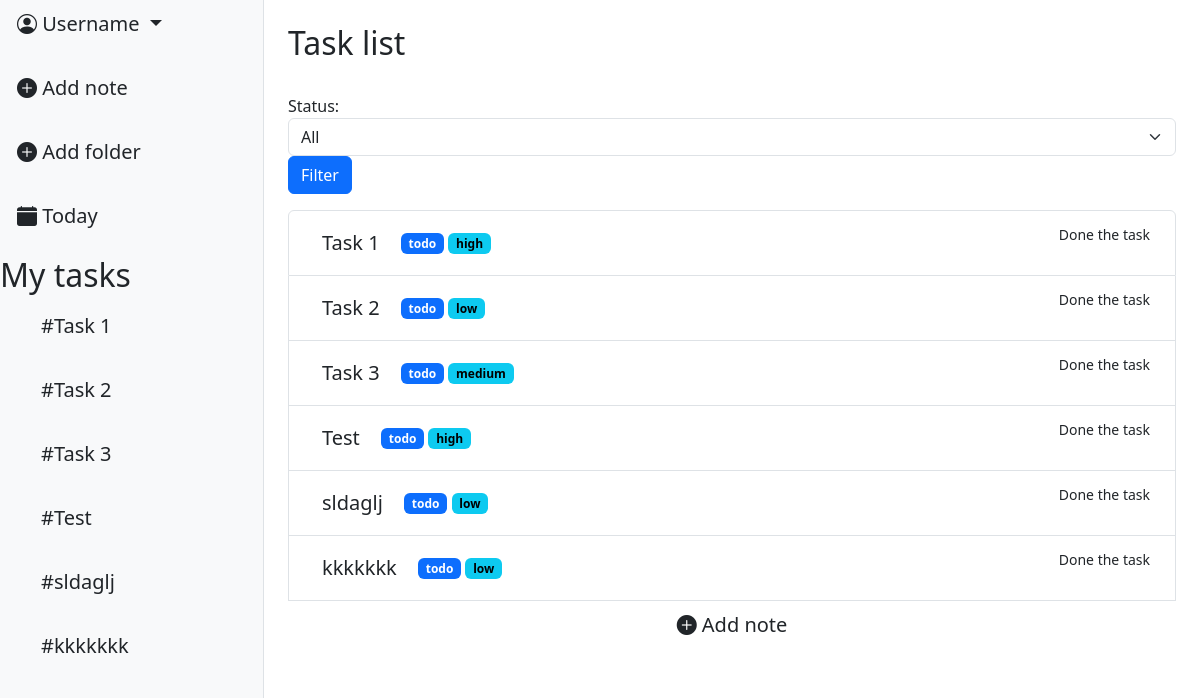
The app's page /, older data.
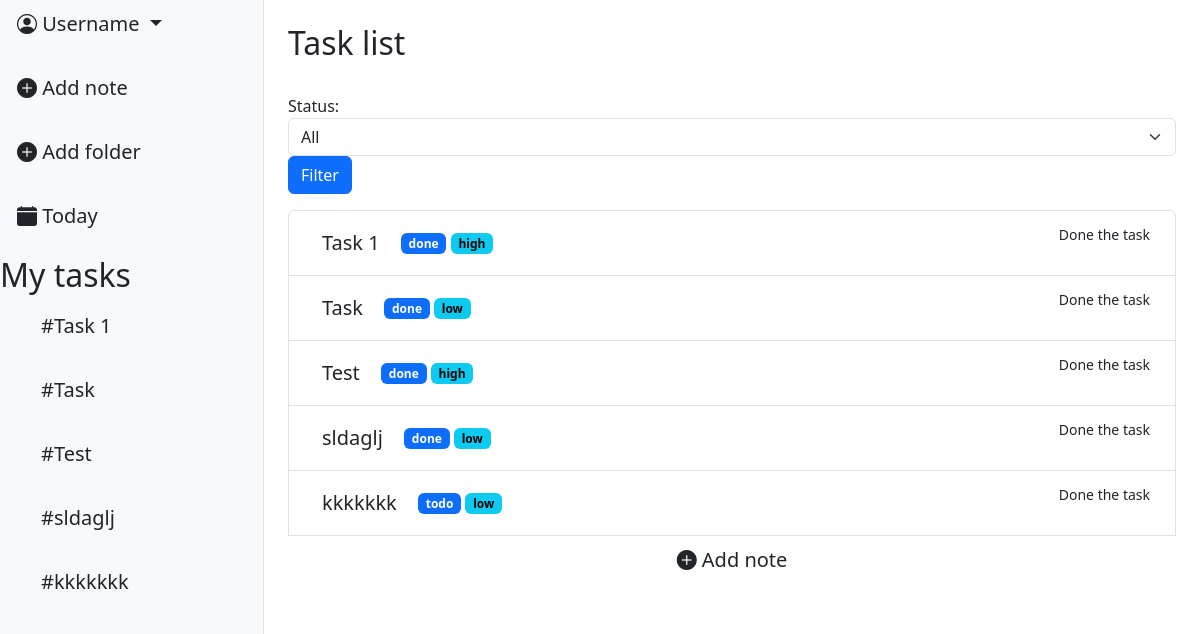
The same page, newer data.
### task_app/models.py (models this page shows, shortened)
class Task(models.Model):
    STATUS_CHOICES = [
        ("todo", "To Do"),
        ("in_progress", "In progress"),
        ("done", "Done"),
                ]
    PRIORITY_CHOICES = [
        ("low", "Low"),
        ("medium", "Medium"),
        ("high", "High"),
                ]
    title = models.CharField(max_length=256)
    description = models.TextField()
    status = models.CharField(max_length=20, choices=STATUS_CHOICES, default="todo")
    priority = models.CharField(max_length=20, choices=PRIORITY_CHOICES, default="low")
    due_date = models.DateField(null=True, blank=True)
    creator = models.ForeignKey(User, on_delete=models.CASCADE, related_name="trasks")
    folder = models.ForeignKey(
                Folder,
                on_delete=models.CASCADE,
                related_name="tasks_rel",
                null=True,
                blank=True,)

### task_app/views.py (the view)
# urls.py: path('', views.TaskListView.as_view(), name="task_list"),
class TaskListView(ListView):
    model = models.Task
    context_object_name = "tasks"
    template_name = "tasks/task_list.html"
    def get_queryset(self):
        queryset = super().get_queryset()
        status = self.request.GET.get("status", "")
        if status:
            queryset = queryset.filter(status=status)
        return queryset
    def get_context_data(self, **kwargs):
        context = super().get_context_data(**kwargs)
        context["form"] = TaskFilterForm(self.request.GET)
        return context

### task_app/forms.py
class TaskFilterForm(forms.Form):
    STATUS_CHOICES = [
    ("", "All"),
    ("todo", "To Do"),
    ("in_progress", "In progress"),
    ("done", "Done"),
    ]
    status = forms.ChoiceField(choices=STATUS_CHOICES, required=False, label="Status")
    def __init__(self, *args, **kwargs):
        super(TaskFilterForm, self).__init__(*args, **kwargs)
        self.fields['status'].widget.attrs.update({"class": "form-select"})

### templates/tasks/task_list.html (shortened to what this page needs)
{% extends 'base.html' %}
{% block content %}
<div class="d-flex">
    <div class="bg-light border-end" style="width: 22%; min-height: 100vh;">
        <div class="dropdown-center mb-3">
            <button class="btn btn-lg dropdown-toggle" type="button" data-bs-toggle="dropdown" aria-expanded="false">
                <i class="bi bi-person-circle"></i> Username
            </button>
        </div>
        <div class="d-flex flex-column align-items-start gap-3">
            <a class="btn btn-lg" href="{% url 'tasks:task-create' %}">
                <i class="bi bi-plus-circle-fill"></i> Add note
            </a>
            <a class="btn btn-lg" href="#">
                <i class="bi bi-plus-circle-fill"></i> Add folder
            </a>
            <a class="btn btn-lg" href="#">
                <i class="bi bi-calendar-fill"></i> Today
            </a>
            <h2>My tasks</h2>
        </div>
        <div class="d-flex flex-column align-items-start gap-3 ps-4">
            {% for task in tasks %}
                <a class="btn btn-lg" href="{% url 'tasks:task_detail' task.pk %}">#{{ task.title }}</a>
            {% endfor%}
        </div>
    </div>
    <div class="flex-grow-1 p-4" >
        <h2>Task list</h2>
        <br>
        <form method="get" class="form-inline mb-3">
            {{ form.status.label_tag }}
            {{ form.status}}
            <button type="submit" class="btn btn-primary ml-2">Filter</button>
        </form>
        <ul class="list-group">
            {% for task in tasks %}
            <li class="list-group-item d-flex justify-content-between aling-items-center">
                <div>
                    <a class="btn btn-lg" href="{% url 'tasks:task_detail' task.pk %}">{{ task.title }}</a>
                    <span class="badge text-bg-primary">{{ task.status }}</span>
                    <span class="badge text-bg-info">{{ task.priority }}</span>
                </div>
                <form action="{% url 'tasks:task-complete' task.pk %}" method="post">
                    <button type="submit" class="btn btn-margin btn-sm">Done the task</button>
                </form>
            </li>
            {% empty %}
            <li class="list-group-item">Tasks not found</li>
            {% endfor %}
            <a class="btn btn-lg" href="{% url 'tasks:task-create' %}">
                    <i class="bi bi-plus-circle-fill"></i> Add note
                </a>
        </ul>
    </div>
</div>
{% endblock %}

### templates/base.html (shortened to what this page needs)
<!DOCTYPE html>
<html lang="en">
<head>
    <link href="https://cdn.jsdelivr.net/npm/bootstrap@5.3.0/dist/css/bootstrap.min.css" rel="stylesheet">
    <link rel="stylesheet" href="https://cdn.jsdelivr.net/npm/bootstrap-icons@1.11.0/font/bootstrap-icons.css">
</head>
<body>
    {% block content %}
    {% endblock %}
</body>
</html>

Row changes from the older to the newer data that the page shows:
removed Task: title "Task 3", status "todo", priority "medium"
changed Task "Task 1": status "todo" → "done"
changed Task: title "Task 2" → "Task"; status "todo" → "done"
changed Task "Test": status "todo" → "done"
changed Task "sldaglj": status "todo" → "done"
